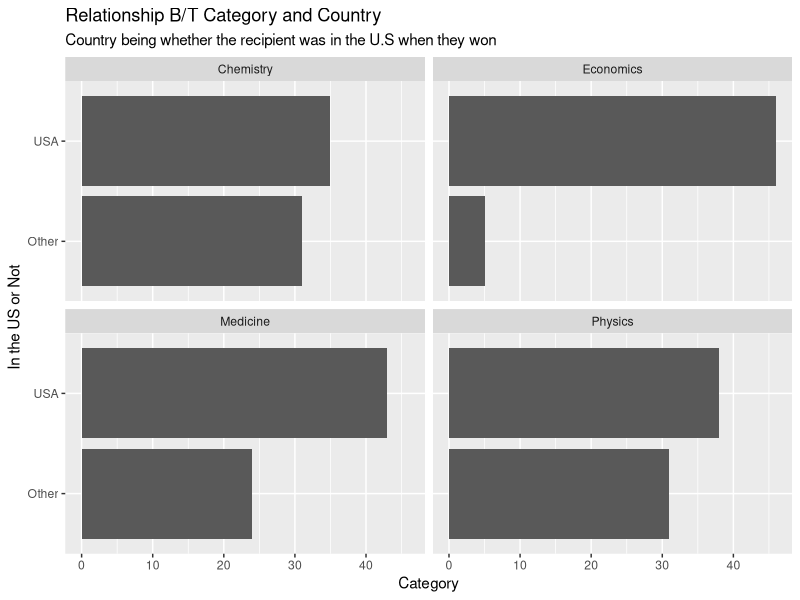
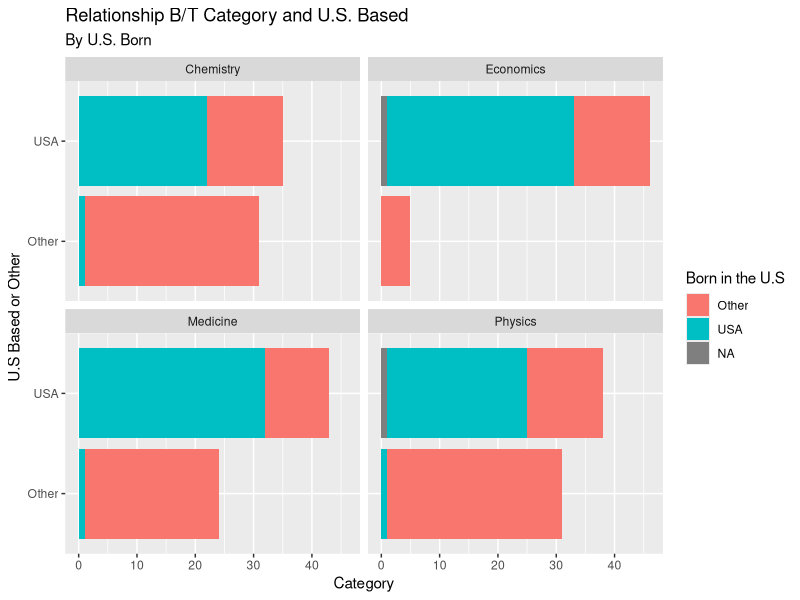

Here is the R script that generated these plots, in order:
## ---- chunk 1
library(tidyverse) 
## ---- chunk 2
nobel <- read_csv("data/nobel.csv")
## ---- chunk 3

glimpse(nobel)
dim(nobel)

nobel_living <- nobel %>%
  filter( 
    is.na(died_date),
    !is.na(country), 
    gender != "org"
  ) 
## ---- chunk 4

nobel_living <- nobel_living %>%
  mutate(
    country_us = if_else(country == "USA", "USA", "Other")
  )

nobel_living_science <- nobel_living %>%
  filter(category %in% c("Physics", "Medicine", "Chemistry", "Economics"))

dim(nobel_living_science)

## ---- chunk 5

ggplot(
  data = nobel_living_science,
       mapping = aes(
         x = country_us
       )
) + 
  geom_bar() +
  facet_wrap(~category) + 
  coord_flip() + 
  labs(
    title = "Relationship B/T Category and Country",
    subtitle = "Country being whether the recipient was in the U.S when they won",
    x = "In the US or Not",
    y = "Category"
  )

## ---- chunk 6

nobel_living <- nobel_living %>%
  mutate(
    born_country_us = if_else(born_country == "USA", "USA", "Other")
  ) 

nobel_living %>%
  count(born_country_us)

## ---- chunk 7

nobel_living_science <- nobel_living_science %>%
  mutate(
    born_country_us = if_else(born_country == "USA", "USA", "Other")
  ) 

ggplot(
  data = nobel_living_science,
       mapping = aes(
         x = country_us,
         fill = born_country_us
       )
) + 
  geom_bar() +
  facet_wrap(~category) + 
  coord_flip() + 
  labs(
    title = "Relationship B/T Category and U.S. Based",
    subtitle = "By U.S. Born",
    fill = "Born in the U.S",
    x = "U.S Based or Other",
    y = "Category"
  ) 

## ---- chunk 8

nobel_born_outside_us <- nobel_living_science %>%
  filter(
    country_us == "USA",
    born_country_us == "Other")

nobel_born_outside_us %>%
  count(born_country) %>%
  arrange(desc(n))

